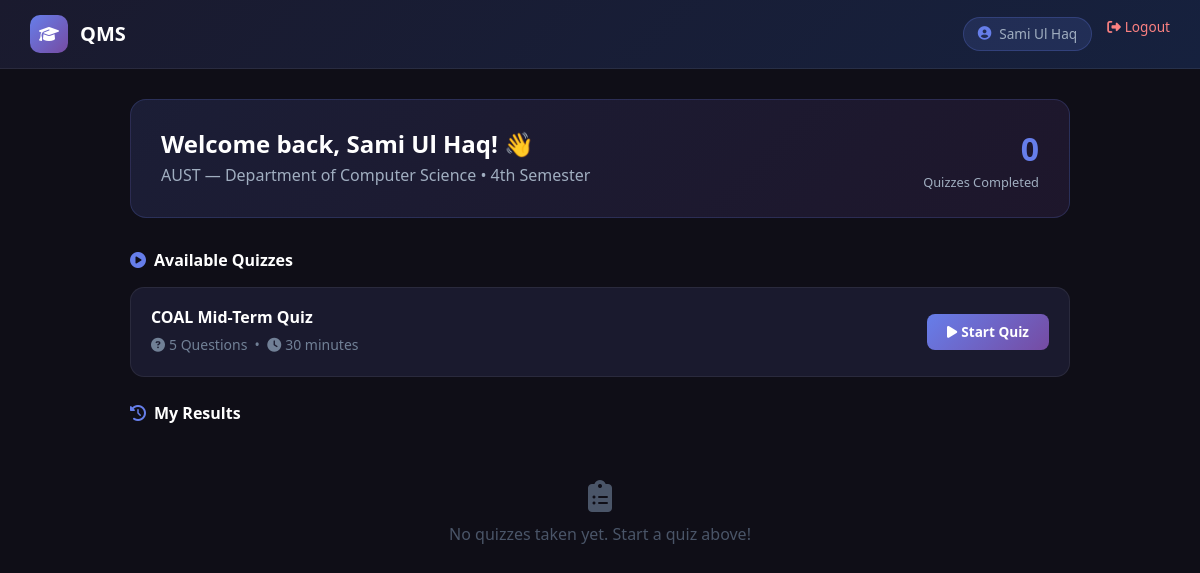
The page /student_dashboard.php (signed in) on the database its author committed.
### tables this page shows
CREATE TABLE IF NOT EXISTS quizzes (
    quiz_id INT PRIMARY KEY AUTO_INCREMENT,
    creator_id INT,
    title VARCHAR(200) NOT NULL,
    duration_minutes INT DEFAULT 30,
    is_active TINYINT(1) DEFAULT 1,
    created_at TIMESTAMP DEFAULT CURRENT_TIMESTAMP,
    FOREIGN KEY (creator_id) REFERENCES users(user_id)
);

### student_dashboard.php (the view, shortened to what this page needs)
<?php
require 'db.php';
$student_id = $_SESSION['user_id'];
$quizzes = $conn->query("
    SELECT q.* FROM quizzes q
    WHERE q.is_active = 1
    AND q.quiz_id NOT IN (
        SELECT quiz_id FROM submissions WHERE student_id = $student_id
    )
");
$done = $conn->query("
    SELECT q.title, s.calculated_score, s.submitted_at
    FROM submissions s
    JOIN quizzes q ON s.quiz_id = q.quiz_id
    WHERE s.student_id = $student_id
    ORDER BY s.submitted_at DESC
");
?>
<!DOCTYPE html>
<html lang="en">
<head>
<link href="https://cdn.jsdelivr.net/npm/bootstrap@5.3.0/dist/css/bootstrap.min.css" rel="stylesheet">
<link href="https://cdnjs.cloudflare.com/ajax/libs/font-awesome/6.4.0/css/all.min.css" rel="stylesheet">
</head>
<body>
<nav class="topnav">
  <div class="brand">
    <div class="brand-icon"><i class="fas fa-graduation-cap"></i></div>
    <h5>QMS</h5>
  </div>
  <div class="d-flex align-items: center; gap: 15px">
    <div class="user-pill">
      <i class="fas fa-user-circle" style="color:#667eea"></i>
      <?= htmlspecialchars($_SESSION['user_name']) ?>
    </div>
    <a href="logout.php" style="color:#fc8181; text-decoration:none; font-size:0.85rem; margin-left:15px;">
      <i class="fas fa-sign-out-alt me-1"></i>Logout
    </a>
  </div>
</nav>
<div class="content">
  <div class="welcome-banner">
    <div>
      <h4>Welcome back, <?= htmlspecialchars($_SESSION['user_name']) ?>! 👋</h4>
      <p>AUST — Department of Computer Science &bull; 4th Semester</p>
    </div>
    <div style="text-align:right">
      <div style="font-size:2rem; font-weight:700; color:#667eea"><?= $done->num_rows ?></div>
      <div style="color:#a0aec0; font-size:0.8rem">Quizzes Completed</div>
    </div>
  </div>
  <div class="section-title"><i class="fas fa-play-circle me-2" style="color:#667eea"></i>Available Quizzes</div>
  <?php if ($quizzes->num_rows == 0): ?>
    <div class="empty-state">
      <i class="fas fa-check-double" style="font-size:2rem; margin-bottom:10px; color:#48c78e"></i>
      <p>All quizzes completed! Check your results below.</p>
    </div>
  <?php else: ?>
    <?php while ($qz = $quizzes->fetch_assoc()):
      $qcount = $conn->query("SELECT COUNT(*) as c FROM questions WHERE quiz_id={$qz['quiz_id']}")->fetch_assoc();
    ?>
    <div class="quiz-card d-flex align-items-center justify-content-between">
      <div>
        <h6><?= htmlspecialchars($qz['title']) ?></h6>
        <small><i class="fas fa-question-circle me-1"></i><?= $qcount['c'] ?> Questions &nbsp;&bull;&nbsp;
               <i class="fas fa-clock me-1"></i><?= $qz['duration_minutes'] ?> minutes</small>
      </div>
      <a href="take_quiz.php?id=<?= $qz['quiz_id'] ?>" class="btn-start">
        <i class="fas fa-play me-1"></i>Start Quiz
      </a>
    </div>
    <?php endwhile; ?>
  <?php endif; ?>
  <div class="section-title mt-4"><i class="fas fa-history me-2" style="color:#667eea"></i>My Results</div>
  <?php $done->data_seek(0); if ($done->num_rows == 0): ?>
    <div class="empty-state">
      <i class="fas fa-clipboard-list" style="font-size:2rem; margin-bottom:10px"></i>
      <p>No quizzes taken yet. Start a quiz above!</p>
    </div>
  <?php endif; ?>
</div>
</body>
</html>

### student_dashboard.php (style rules this page uses)
body { background: #0f0e17; color: #e8e8e8; font-family: 'Segoe UI', sans-serif; min-height: 100vh; }
.topnav { background: linear-gradient(135deg, #1a1a2e, #16213e); border-bottom: 1px solid rgba(255,255,255,0.07); padding: 15px 30px; display: flex; align-items: center; justify-content: space-between; }
.brand { display: flex; align-items: center; gap: 12px; }
.brand-icon { background: linear-gradient(135deg, #667eea, #764ba2); border-radius: 10px; width: 38px; height: 38px; display: flex; align-items: center; justify-content: center; font-size: 1rem; color: white; }
.brand h5 { color: #fff; margin: 0; font-weight: 700; }
.user-pill { background: rgba(102,126,234,0.15); border: 1px solid rgba(102,126,234,0.25); border-radius: 20px; padding: 6px 14px; color: #a0aec0; font-size: 0.85rem; display: flex; align-items: center; gap: 8px; }
.content { padding: 30px; max-width: 1000px; margin: 0 auto; }
.welcome-banner { background: linear-gradient(135deg, rgba(102,126,234,0.15), rgba(118,75,162,0.15)); border: 1px solid rgba(102,126,234,0.2); border-radius: 16px; padding: 25px 30px; margin-bottom: 30px; display: flex; align-items: center; justify-content: space-between; }
.welcome-banner h4 { color: #fff; margin: 0; font-weight: 700; }
.welcome-banner p { color: #a0aec0; margin: 5px 0 0; }
.section-title { color: #fff; font-weight: 600; margin-bottom: 15px; }
.quiz-card { background: #1a1a2e; border: 1px solid rgba(255,255,255,0.07); border-radius: 14px; padding: 20px; margin-bottom: 15px; transition: all 0.2s; }
.quiz-card h6 { color: #fff; font-weight: 600; margin-bottom: 5px; }
.quiz-card small { color: #718096; }
.btn-start { background: linear-gradient(135deg, #667eea, #764ba2); border: none; border-radius: 8px; color: white; padding: 8px 20px; font-size: 0.85rem; font-weight: 600; transition: all 0.2s; text-decoration: none; }
.empty-state { text-align: center; padding: 40px; color: #4a5568; }

### rows shown on the page
quizzes: title "COAL Mid-Term Quiz", c "5", duration_minutes "30"

### other values the page prints
$_SESSION['user_name'] "Sami Ul Haq"
$done->num_rows "0"
